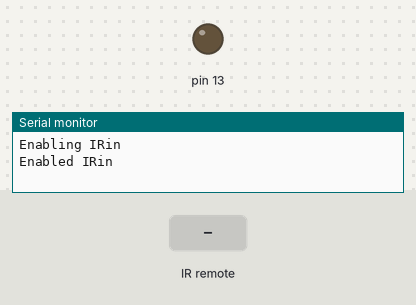
This sketch was run on a simulated Arduino Uno, built with avr-gcc and run on an emulated ATmega328P. On the bench: output pins drawn as LEDs (lit = HIGH), the last lines printed to the serial monitor. Inputs (shaded band) come from the test bench.

Above: at 1.2 s.
1.3 s: infrared code 0xF61E2A57 received
At 2.1 s:
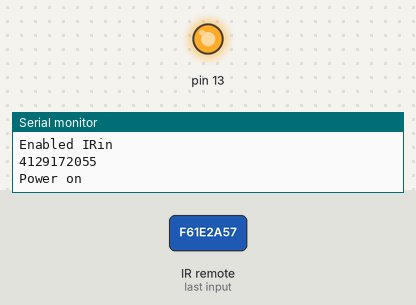
Timing chart, 0 to 4.3 s (numbered marks = the images above; inputs shaded):
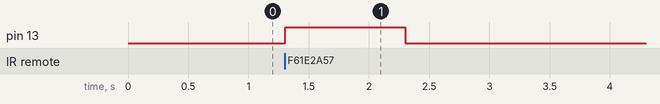

Measured:
- after the input at 1.3 s, pin 13: LOW → HIGH at once, → LOW 1.0 s later

The sketch:

IR_reciever.ino
```cpp
// (licence header left out)
#include <IRremote.h>

int RECV_PIN = 11;

IRrecv irrecv(RECV_PIN);

decode_results results;

void setup()
{
  Serial.begin(9600);
  // In case the interrupt driver crashes on setup, give a clue
  // to the user what's going on.
  Serial.println("Enabling IRin");
  irrecv.enableIRIn(); // Start the receiver
  Serial.println("Enabled IRin");
  pinMode(13, OUTPUT);
}

void loop() {
  if (irrecv.decode(&results)) {
    Serial.println(results.value);
//    char a[20] = String(results.value, HEX) ;
//    Serial.println(new);
    if(results.value == 4129172055){
      Serial.println("Power on");
      digitalWrite(13, HIGH);   // turn the LED on (HIGH is the voltage level)
      delay(1000);

      digitalWrite(13, LOW);
    }
    irrecv.resume(); // Receive the next value
  }
  delay(100);
}

//4129172055
```
